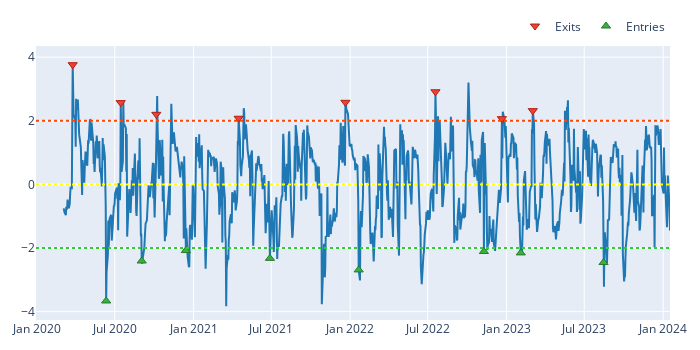

Write notebook code for a chart like this one.
### Code cell
# Visualize short entries and exists
fig = zscore.vbt.plot()
clean_short_entries.vbt.signals.plot_as_exits(zscore, fig=fig)
clean_short_exits.vbt.signals.plot_as_entries(zscore, fig=fig)
fig.add_hline(y=thresh, line_color="orangered", line_dash="dot")
fig.add_hline(y=0, line_color="yellow", line_dash="dot")
fig.add_hline(y=-thresh, line_color="limegreen", line_dash="dot")
fig.show()

### Figure 1 — Plotly figure (JSON) as saved in the notebook; plotly's stock layout.template omitted (floating-point values rounded to 4 significant figures; data arrays with more than 128 entries replaced by an {"elided": "..."} marker saying what was removed)
{"data": [{"showlegend": false, "type": "scatter", "x": {"elided": "1017 str values"}, "y": {"elided": "1017 float values"}}, {"marker": {"color": "#EA4335", "line": {"color": "rgb(181,31,18)", "width": 1}, "size": 8, "symbol": "triangle-down"}, "mode": "markers", "name": "Exits", "showlegend": true, "type": "scatter", "x": ["2020-03-25T00:00:00-04:00", "2020-07-15T00:00:00-04:00", "2020-10-06T00:00:00-04:00", "2021-04-16T00:00:00-04:00", "2021-12-21T00:00:00-05:00", "2022-07-19T00:00:00-04:00", "2022-12-21T00:00:00-05:00", "2023-03-03T00:00:00-05:00"], "y": [3.763, 2.571, 2.203, 2.08, 2.58, 2.913, 2.066, 2.319]}, {"marker": {"color": "#37B13F", "line": {"color": "rgb(38,123,44)", "width": 1}, "size": 8, "symbol": "triangle-up"}, "mode": "markers", "name": "Entries", "showlegend": true, "type": "scatter", "x": ["2020-06-11T00:00:00-04:00", "2020-09-02T00:00:00-04:00", "2020-12-14T00:00:00-05:00", "2021-06-28T00:00:00-04:00", "2022-01-21T00:00:00-05:00", "2022-11-09T00:00:00-05:00", "2023-02-03T00:00:00-05:00", "2023-08-15T00:00:00-04:00"], "y": [-3.664, -2.408, -2.079, -2.325, -2.688, -2.109, -2.154, -2.456]}], "layout": {"height": 350, "legend": {"orientation": "h", "traceorder": "normal", "x": 1, "xanchor": "right", "y": 1.02, "yanchor": "bottom"}, "margin": {"b": 30, "l": 30, "r": 30, "t": 30}, "shapes": [{"line": {"color": "orangered", "dash": "dot"}, "type": "line", "x0": 0, "x1": 1, "xref": "x domain", "y0": 2, "y1": 2, "yref": "y"}, {"line": {"color": "yellow", "dash": "dot"}, "type": "line", "x0": 0, "x1": 1, "xref": "x domain", "y0": 0, "y1": 0, "yref": "y"}, {"line": {"color": "limegreen", "dash": "dot"}, "type": "line", "x0": 0, "x1": 1, "xref": "x domain", "y0": -2, "y1": -2, "yref": "y"}], "width": 700, "xaxis": {"autorange": true, "range": ["2019-12-30 06:59:38.0933", "2024-01-17"], "type": "date"}, "yaxis": {"autorange": true, "range": [-4.262, 4.351], "type": "linear"}}}
